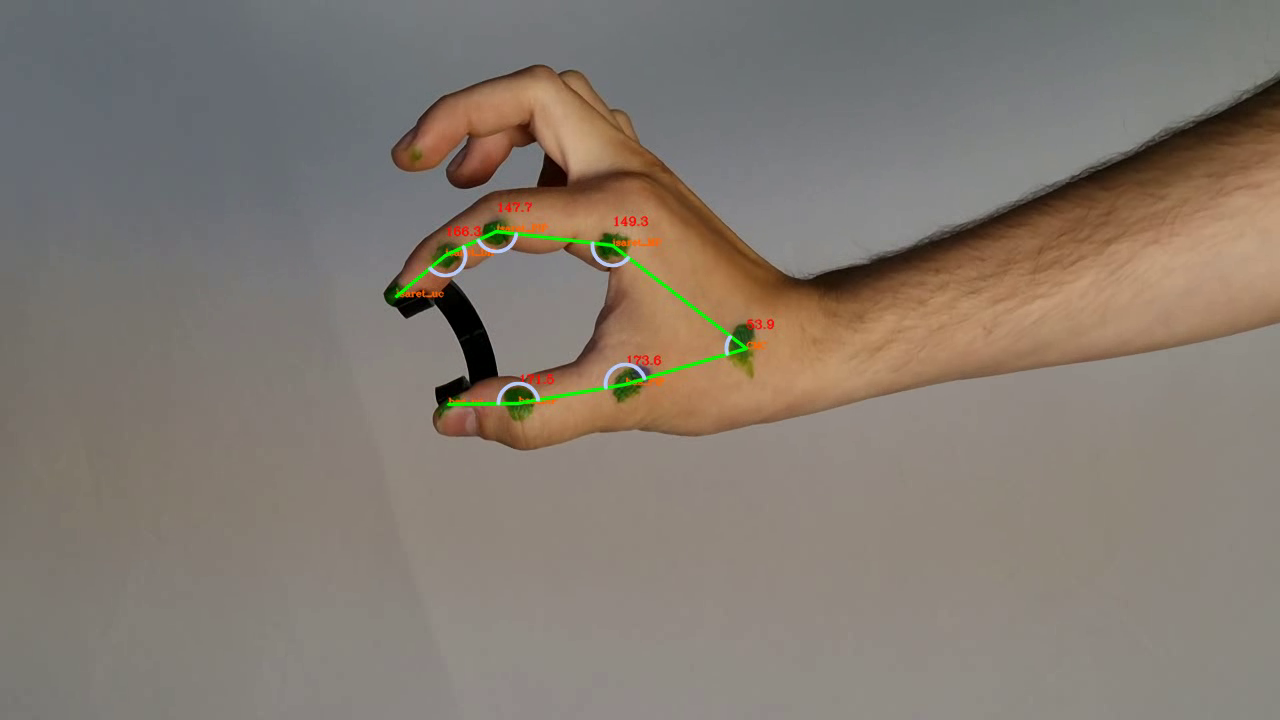
#> input picture frame 22 of manipulandum_red_output.mp4, 1280 x 720 px, given in place of yesil-el.mp4, which was not available
$ python keypoint.py
#> lines starting #> are read from the running program, lines starting #| are printed output that depends on the picture; after the words box and inside, x2 and y2 are one past the last pixel; in counts of white or black regions, pixels touching at a corner belong together; pictures that were not available may be replaced by others from this repository, and a replacement may not be noted
### eklem_tracker.py
import numpy as np
import cv2
from numba import jit

@jit(nopython = True)
def match_numba(points, joints_coords):
    result = []
    for j in joints_coords:
        min = 1e5
        index = -1
        for i, p in enumerate(points):
            p_x = p[0]
            p_y = p[1]

            j_x = j[0]
            j_y = j[1]

            error = (p_x - j_x) ** 2 + (p_y - j_y) ** 2

            if error < min and error < 16000:
                min = error
                index = i
        result.append(index)
    return result


class EklemTracker():
    def __init__(self, logger) -> None:
        cv2.setMouseCallback('Image', self.get_input)

        self.logger = logger

        self.click_x = 0
        self.click_y = 0

        self.__all_coords = []

        self.__last_joint_coords = {"isaret_uc": [0, 0],
                                    "isaret_DIP": [0, 0],
                                    "isaret_PIP": [0, 0],
                                    "isaret_MP": [0, 0],
                                    "CMC": [0, 0],
                                    "bas_PIP": [0, 0],
                                    "bas_DIP": [0, 0],
                                    "bas_uc": [0, 0]}
        self.combined_uc = [0, 0]

    def get_all(self):
        return self.__all_coords

    def initialize_joints(self, frame, color_manager):
        frame_origin = frame.copy()
        for joint in self.__last_joint_coords:
            message = f"Please Click on The {joint} Joint, Then Click 'S'"
            frame = cv2.putText(frame_origin.copy(), message, (20, 50), cv2.FONT_HERSHEY_COMPLEX, 1.4, (25, 0, 255), 2, cv2.LINE_AA)
            cv2.imshow("Image", frame)
            cv2.waitKey(0)
            self.logger.info(f"{joint} Has Been Created. Coordinates: x: {self.click_x}, y: {self.click_y}")
            self.__last_joint_coords[joint] = [self.click_x, self.click_y]
        self.__all_coords.append(self.__last_joint_coords)

    def match(self, points):
        result = match_numba(points, np.array(list(self.__last_joint_coords.values())))

        self.logger.info(f"Results Matched for New Frame")

        for i, joint in enumerate(self.__last_joint_coords):
            if result[i] == -1:
                continue
            try:
                self.__last_joint_coords[joint] = points[result[i]]
            except:
                pass
        self.__all_coords.append(self.__last_joint_coords.copy())

    # [36 lines left out: functions draw, get_input, not called in this run]


    def get_joints(self):
        self.logger.info(f"Getting Joints Dict")
        return self.__last_joint_coords

### color_detetor.py
import numpy as np
import cv2

class ColorManager():
    def __init__(self, logger) -> None:
        self.h_min = 0
        self.s_min = 0
        self.v_min = 0
        self.h_max = 180
        self.s_max = 222
        self.v_max = 255

        self.logger = logger

        self.kernel = np.ones((5,5),np.uint8)

    def update_color_range(self, h_min = 0, s_min = 0, v_min = 0, h_max = 180, s_max = 255, v_max = 255):

        self.h_min = h_min
        self.s_min = s_min
        self.v_min = v_min

        self.h_max = h_max
        self.s_max = s_max
        self.v_mxa = v_max

        self.lower = np.array([self.h_min, self.s_min, self.v_min])
        self.upper = np.array([self.h_max, self.s_max, self.v_max])

    def filter_points(self, image):
        hsv = cv2.cvtColor(image, cv2.COLOR_BGR2HSV)
        mask = cv2.inRange(hsv, self.lower, self.upper)
        self.mask = cv2.morphologyEx(mask, cv2.MORPH_OPEN, self.kernel)
        self.logger.info(f"Filtering Done & Mask Created")


    def get_points(self):
        points = []
        contours, hierarchy = cv2.findContours(self.mask, cv2.RETR_TREE, cv2.CHAIN_APPROX_SIMPLE)

        for cnt in contours:
            if cv2.contourArea(cnt) > 80:
                (x,y),radius = cv2.minEnclosingCircle(cnt)
                points.append([x, y])
        self.logger.info(f"{len(points)} Points Detected on the Image")
        return np.array(points)

### angle_calculator.py
import numpy as np
import math

class AngleCalculator():
    def __init__(self, logger) -> None:
        self.logger = logger
        self.__all_angles = []
        pass

    def get_angle(self, joints):
        keys = list(joints.keys())
        angles = {}
        for i, joint in enumerate(joints):
            if "uc" in joint:
                continue
            angle_name = f"{keys[i]}"
            angle = self.__calculate_angle(joints[keys[i-1]], joints[keys[i]], joints[keys[i+1]])
            angles[angle_name] = angle
        self.__all_angles.append(angles.copy())
        self.logger.info(f"Getting Angle Dict")
        return angles

    def get_all(self):
        return self.__all_angles

    def __calculate_angle(self, a, b, c):
        ang = math.degrees(math.atan2(c[1]-b[1], c[0]-b[0]) - math.atan2(a[1]-b[1], a[0]-b[0]))

        return 360 - (ang + 360 if ang < 0 else ang)

### keypoint.py
import cv2
from imageio import save
import numpy as np
from angle_calculator import AngleCalculator
from color_detetor import ColorManager
from eklem_tracker import EklemTracker
import logging
from datetime import datetime
import json
import pandas as pd

now = datetime.now().strftime("%m_%d_%Y_%H_%M_%S")
logging.basicConfig(filename=f"logs/{now}_HandTrackingRecord.txt", filemode="w", format="%(levelname)s | %(relativeCreated)d | %(module)s | %(message)s", level=logging.INFO)
logger = logging.getLogger(__name__)
logger.setLevel(logging.INFO)


cam_name = "yesil-el.mp4"
cam = cv2.VideoCapture(cam_name)

logger.info(f"Camera Started: {cam_name}")

cv2.namedWindow("Image")

fps = cam.get(cv2.CAP_PROP_FPS)
w = int(cam.get(cv2.CAP_PROP_FRAME_WIDTH))
h = int(cam.get(cv2.CAP_PROP_FRAME_HEIGHT))

output_name = "manipulandum_red_output.mp4"
video_writer = cv2.VideoWriter(output_name, cv2.VideoWriter_fourcc(*'mp4v'), fps, (1280, 720))
empty_writer = cv2.VideoWriter("only-lines-" + output_name, cv2.VideoWriter_fourcc(*'mp4v'), fps, (1280, 720))

logger.info(f"Resolution H: {h}, W: {w}. Writer Object Created with the Name: {output_name}.")

kernel = np.ones((5,5),np.uint8)

color_manager = ColorManager(logger)
joint_tracker = EklemTracker(logger)

hMin = 24
sMin = 80
vMin = 20
hMax = 118
sMax = 255
vMax = 205

logger.info(f"Filtering Values Set. Hue Min: {hMin}, Saturation Min: {sMin}, Value Min: {vMin}, Hue Max: {hMax}, Saturation Max: {sMax}, Value Max: {vMax}")

color_manager.update_color_range(hMin, sMin, vMin, hMax, sMax, vMax)

while True:
    _, frame = cam.read()
#> frame is the input picture: shape (720, 1280, 3); mean B, G, R 112.8, 122.5, 132
    frame = cv2.resize(frame, (1280, 720))
    cv2.imshow("Image", frame)
    if cv2.waitKey(1) == ord("q"):
#> (key q is pressed here)
        break

_, frame = cam.read()
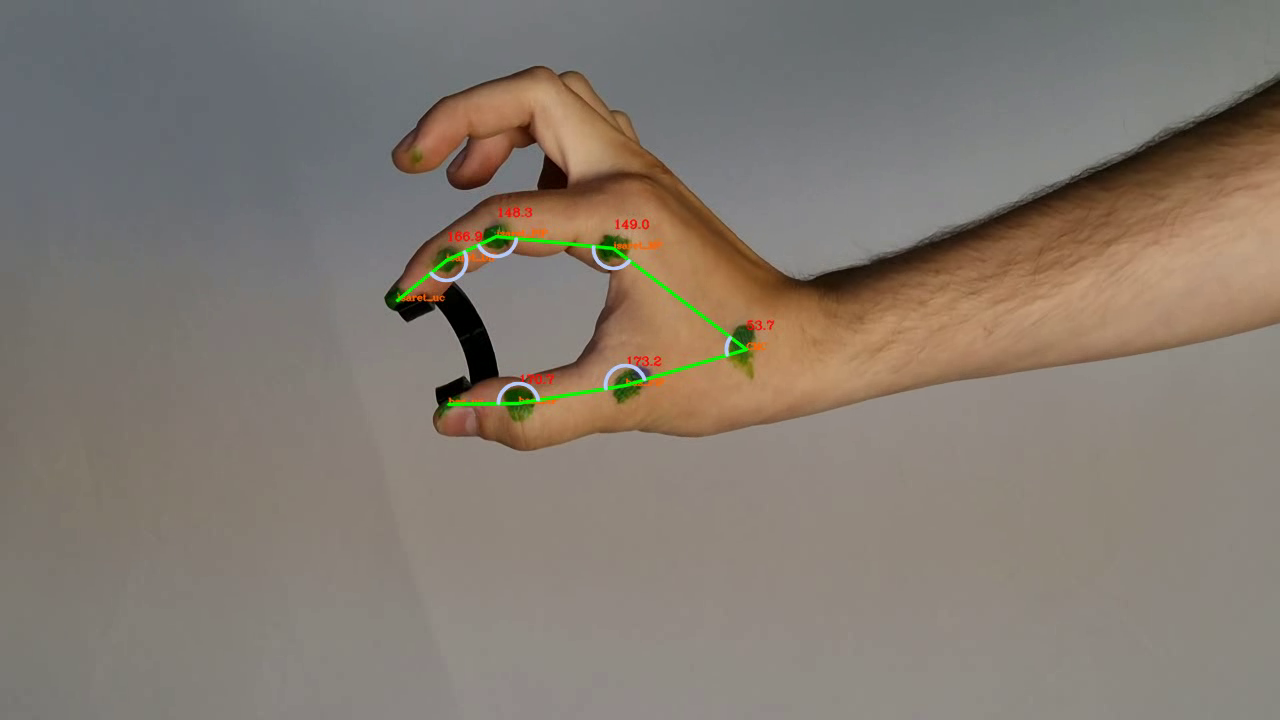
#> input picture frame 23 of manipulandum_red_output.mp4, 1280 x 720 px, given in place of yesil-el.mp4, which was not available
#> frame is the input picture: shape (720, 1280, 3); mean B, G, R 112.7, 122.5, 131.9
frame = cv2.resize(frame, (1280, 720))
frame = joint_tracker.initialize_joints(frame, color_manager)
angle_calculator = AngleCalculator(logger)

logger.info(f"Starting Loop For video. \n\n\n")
while True:
    _, frame = cam.read()
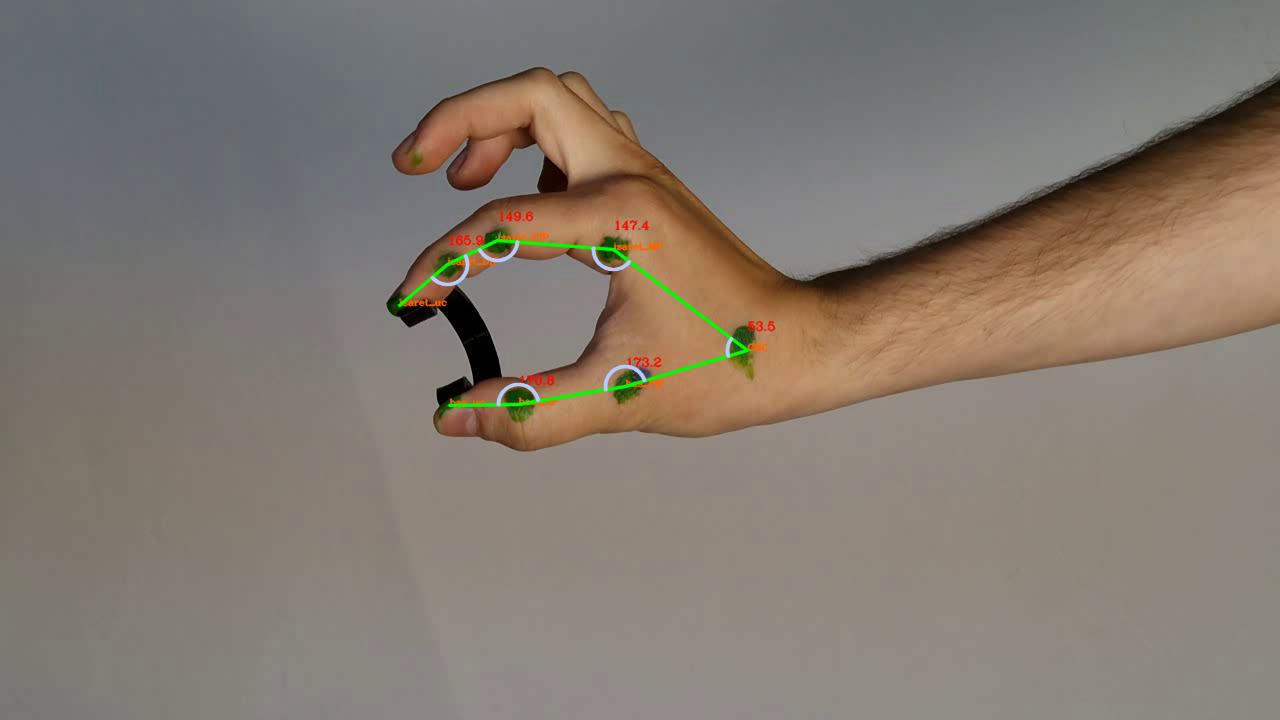
#> input picture frame 24 of manipulandum_red_output.mp4, 1280 x 720 px, given in place of yesil-el.mp4, which was not available
#> frame is the input picture: shape (720, 1280, 3); mean B, G, R 112.7, 122.5, 131.9

    if _ == False:
        break

    frame = cv2.resize(frame, (1280, 720))
    empty = np.zeros((720, 1280, 3), np.uint8)
    logger.info(f"Frame read and resized to {frame.shape}.")

    color_manager.filter_points(frame)
#> in filter_points, `mask = cv2.inRange(hsv, self.lower, self.upper)`:
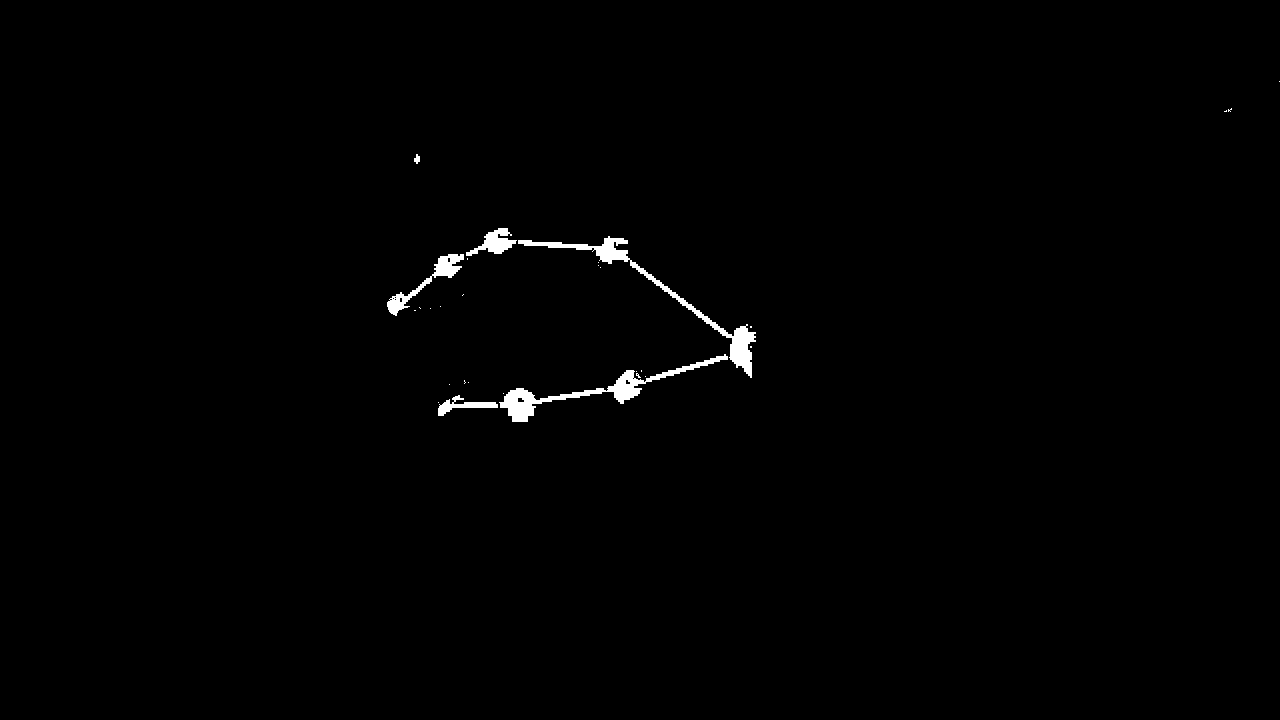
#> mask: shape (720, 1280); 0.73% white; 29 white regions (23 under 20 px), largest, box (x1, y1, x2, y2) and area: (518, 236, 756, 378) 2420, (499, 354, 728, 422) 2252, (387, 254, 464, 316) 926, (466, 228, 517, 256) 629, (438, 395, 498, 416) 445, (414, 154, 420, 164) 40
#> in filter_points, `self.mask = cv2.morphologyEx(mask, cv2.MORPH_OPEN, self.kernel)`:
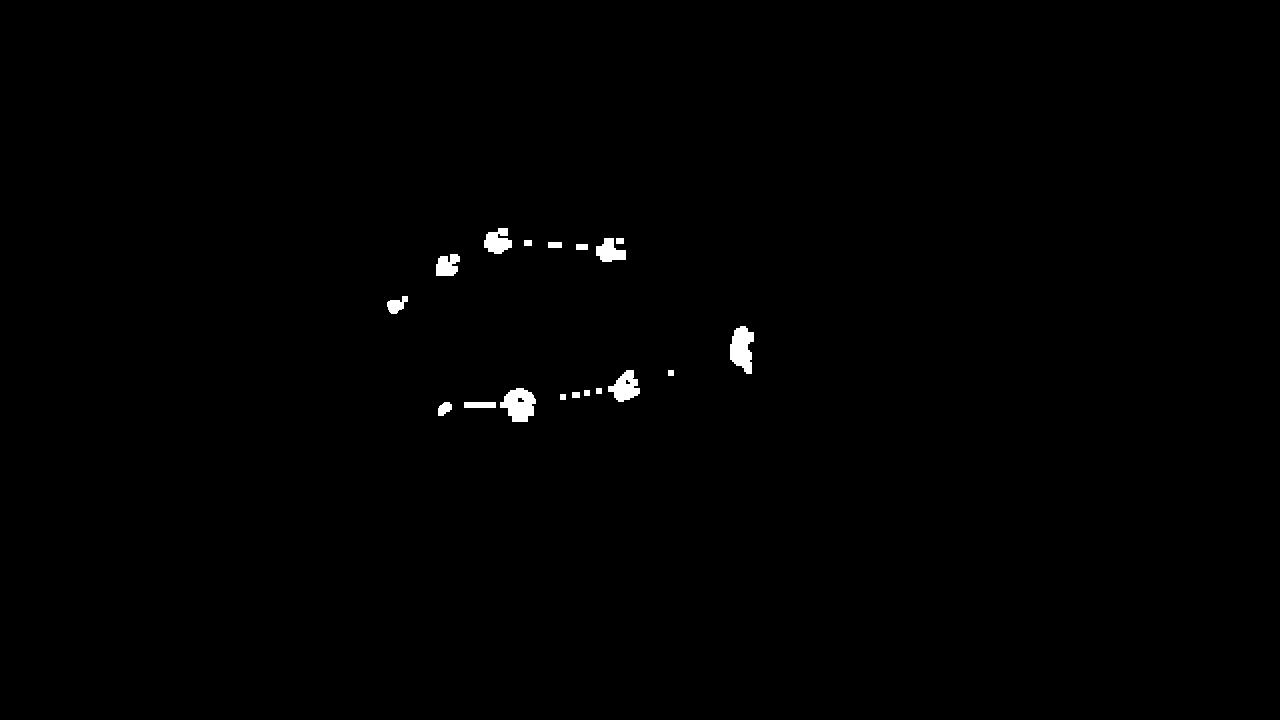
#> self.mask: shape (720, 1280); 0.5% white; 18 white regions
    points = color_manager.get_points()
#> in get_points, `contours, hierarchy = cv2.findContours(self.mask, cv2.RETR_TREE, cv2.C..`: contours = 20 contours, 1 with area under 20; largest, box (x1, y1, x2, y2) and area: (500, 388, 536, 422) 787, (730, 326, 754, 374) 736, (608, 370, 640, 402) 560, (484, 228, 512, 254) 441, (596, 238, 626, 262) 414
#> the loop in get_points, `for cnt in contours:` made 20 passes
#> (cnt, x, y, radius) on pass 1: ([[464, 402], [464, 407], [495, 407], [495, 402]], 479.5, 404.5, 15.7)
#> after the loop in get_points, `for cnt in contours:`: points = [[479.5, 404.5], [444, 409], [518.1, 405], [624.2, 384.8], [745.5, 349.5], [398.2, 303.8], [447.5, 265.5], [610.5, 252.5], [497.5, 239.9]]
    joint_tracker.match(points)
#> in match, `result = match_numba(points, np.array(list(self.__last_joint_coords.va..`: result = [-1, -1, -1, -1, -1, -1, -1, -1]
#> the loop in match, `for i, joint in enumerate(self.__last_joint_coords):` made 8 passes

    joints = joint_tracker.get_joints()
#> joints = {'isaret_uc': [0, 0], 'isaret_DIP': [0, 0], 'isaret_PIP': [0, 0], 'isaret_MP': [0, 0], 'CMC': [0, 0], 'bas_PIP': [0, 0], 'bas_DIP': [0, 0], 'bas_uc': [0, 0]}
    angles = angle_calculator.get_angle(joints)
#> in get_angle, `keys = list(joints.keys())`: keys = ['isaret_uc', 'isaret_DIP', 'isaret_PIP', 'isaret_MP', 'CMC', 'bas_PIP', 'bas_DIP', 'bas_uc']
#> the loop in get_angle, `for i, joint in enumerate(joints):` made 8 passes
#> after the loop in get_angle, `for i, joint in enumerate(joints):`: angles = {'isaret_DIP': 360, 'isaret_PIP': 360, 'isaret_MP': 360, 'CMC': 360, 'bas_PIP': 360, 'bas_DIP': 360}

    #frame, empty = joint_tracker.draw(frame, empty, angles)

    joint_list = list(joints.keys())
#> joint_list has the same summary as keys in get_angle

    cv2.imshow("Image", frame)

    if cv2.waitKey(1) == ord("q"):
#> (key q is pressed here)
        break

    video_writer.write(frame)
    empty_writer.write(empty)
    logger.info(f"Frame Saved.\n\n\n\n\n")

angle_data = pd.DataFrame(angle_calculator.get_all())
angle_data = angle_data.add_suffix('_angle')

angle_data.to_excel("joint_data.xlsx")

video_writer.release()
empty_writer.release()
